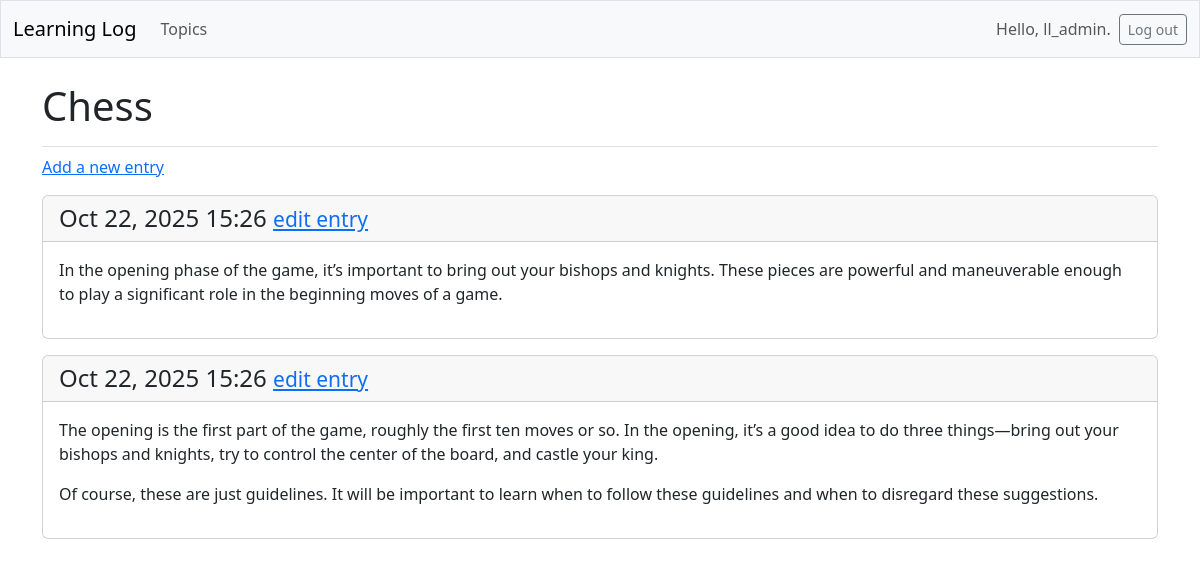
The app's page /topics/1/ (signed in), older data.
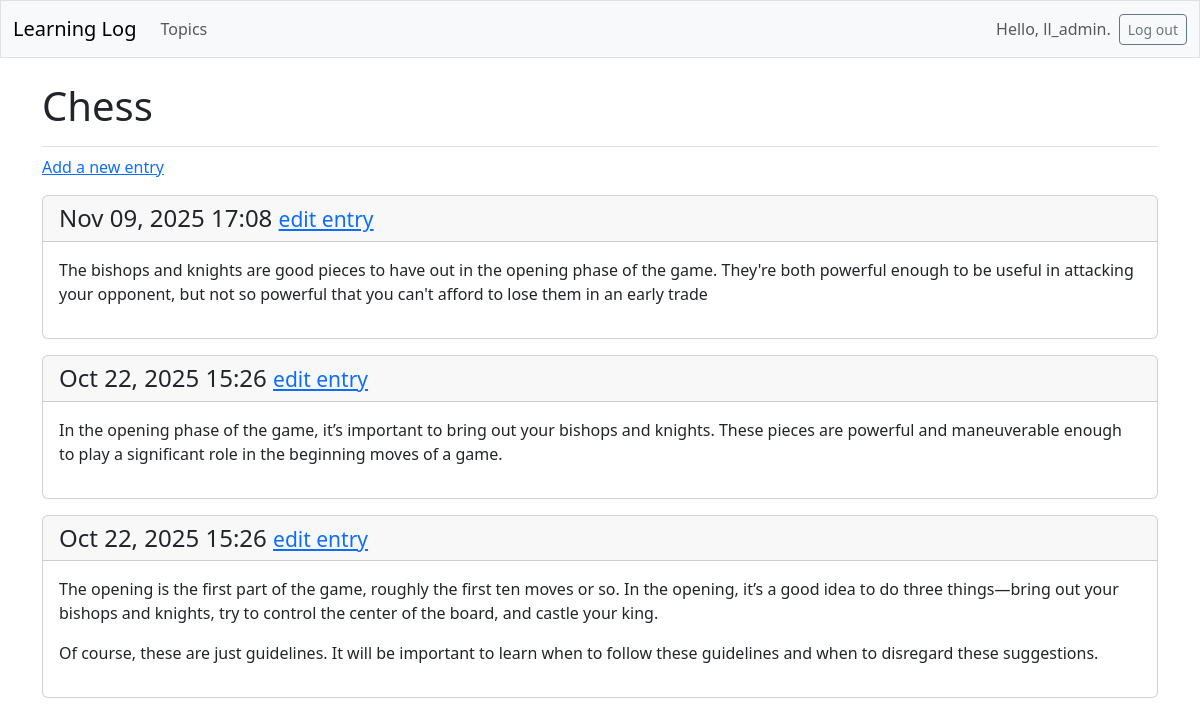
The same page, newer data.
### learning_logs/models.py (models this page shows, shortened)
class Topic(models.Model):
    text = models.CharField(max_length=200)
    date_added = models.DateTimeField(auto_now_add=True)
    owner = models.ForeignKey(User, on_delete=models.CASCADE)

class Entry(models.Model):
    topic = models.ForeignKey(Topic, on_delete=models.CASCADE)
    text = models.TextField()
    date_added = models.DateTimeField(auto_now_add=True)
    class Meta:
        verbose_name_plural = "entries"

### learning_logs/views.py (the view)
# urls.py: path("topics/<int:topic_id>/", views.topic, name="topic"),
@login_required
def topic(request, topic_id):
    topic = Topic.objects.get(id=topic_id)
    if topic.owner != request.user:
        raise Http404
    entries = topic.entry_set.order_by("-date_added")
    context = {"topic": topic, "entries": entries}
    return render(request, "learning_logs/topic.html", context)

### learning_logs/templates/learning_logs/topic.html
{% extends 'learning_logs/base.html' %}
{% block page_header %}
  <h1>{{ topic.text }}</h1>
{% endblock page_header %}
{% block content %}
  <p>
    <a href="{% url 'learning_logs:new_entry' topic.id %}">Add a new entry</a>
  </p>
{% for entry in entries %}
     <div class="card mb-3">
      <h4 class="card-header">
        {{ entry.date_added|date:'M d, Y H:i' }}
        <small><a href="{% url 'learning_logs:edit_entry' entry.id %}">
          edit entry</a></small>
      </h4>
       <div class="card-body">{{ entry.text|linebreaks }}</div>
    </div>
  {% empty %}
     <p>There are no entries for this topic yet.</p>
  {% endfor %}
{% endblock content %}

### learning_logs/templates/learning_logs/base.html (shortened to what this page needs)
<!doctype html>
<html lang="en">
<head>
  {% load django_bootstrap5 %}
  {% bootstrap_css %}
</head>
<body>
 <nav class="navbar navbar-expand-md navbar-light bg-light mb-4 border">
    <div class="container-fluid">
       <a class="navbar-brand" href="{% url 'learning_logs:index' %}">
          Learning Log</a>
       <div class="collapse navbar-collapse" id="navbarCollapse">
         <ul class="navbar-nav me-auto mb-2 mb-md-0">
           <li class="nav-item">
             <a class="nav-link" href="{% url 'learning_logs:topics' %}">
              Topics</a></li>
        </ul>
        <ul class="navbar-nav ms-auto mb-2 mb-md-0">
          {% if user.is_authenticated %}
            <li class="nav-item">
              <span class="navbar-text me-2">Hello, {{ user.username }}.
               </span></li>
          {% endif %}
        </ul>
        {% if user.is_authenticated %}
          <form action="{% url 'accounts:logout' %}" method='post'>
            <button name='submit' class='btn btn-outline-secondary btn-sm'>
                Log out</button>
          </form>
        {% endif %}
      </div>
    </div>
  </nav>
  <main class="container">
     <div class="pb-2 mb-2 border-bottom">
      {% block page_header %}{% endblock page_header %}
    </div>
    <div>
      {% block content %}{% endblock content %}
    </div>
  </main>
</body>
</html>

Row changes from the older to the newer data that the page shows:
added Entry: date_added "Nov 09, 2025 17:08", text "The bishops and knights are good pieces to have out in the opening phase of the game. They're both powerful enough to be useful in attacking your opponent, but not so powerful that you can't afford to lose them in an early trade"
